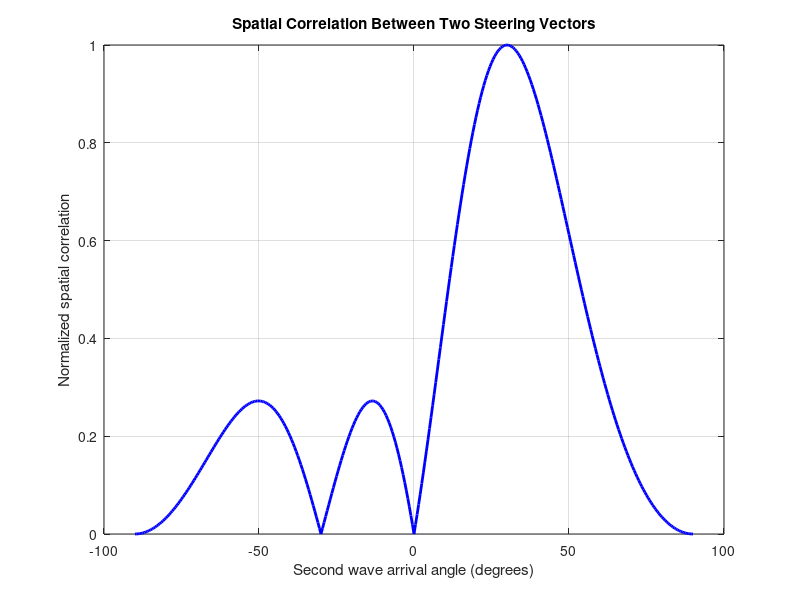

Recreate this plot in MATLAB. (Note: this script raises an error after producing the figure.)

%% SIMO Lesson 3: Steering Vector Correlation

clear; close all; clc;

N = 4;
d_lambda = 0.5;

n = (0:N-1).';

% First wave arrives from 30 degrees
theta1 = 30;

a1 = exp(-1j*2*pi*d_lambda*n*sind(theta1));

% Test other arrival angles
theta2 = -90:0.5:90;

rho = zeros(size(theta2));

for k = 1:length(theta2)

    a2 = exp(-1j*2*pi*d_lambda*n*sind(theta2(k)));

    % Normalized inner product
    rho(k) = abs(a1'*a2)/(norm(a1)*norm(a2));

end

figure('Color','w');

plot(theta2,rho,'b-','LineWidth',2);
grid on;

xlabel('Second wave arrival angle (degrees)');
ylabel('Normalized spatial correlation');

title('Spatial Correlation Between Two Steering Vectors');

xline(theta1,'r--','Reference angle');

ylim([0 1.05]);

% Examine three specific angles
testAngles = [-30 30 35];

fprintf('\nSpatial correlation with theta1 = 30 deg\n');

for theta = testAngles

    a2 = exp(-1j*2*pi*d_lambda*n*sind(theta));

    correlation = abs(a1'*a2)/(norm(a1)*norm(a2));

    fprintf('theta2 = %+5.1f deg : rho = %.4f\n', ...
        theta, correlation);

end
